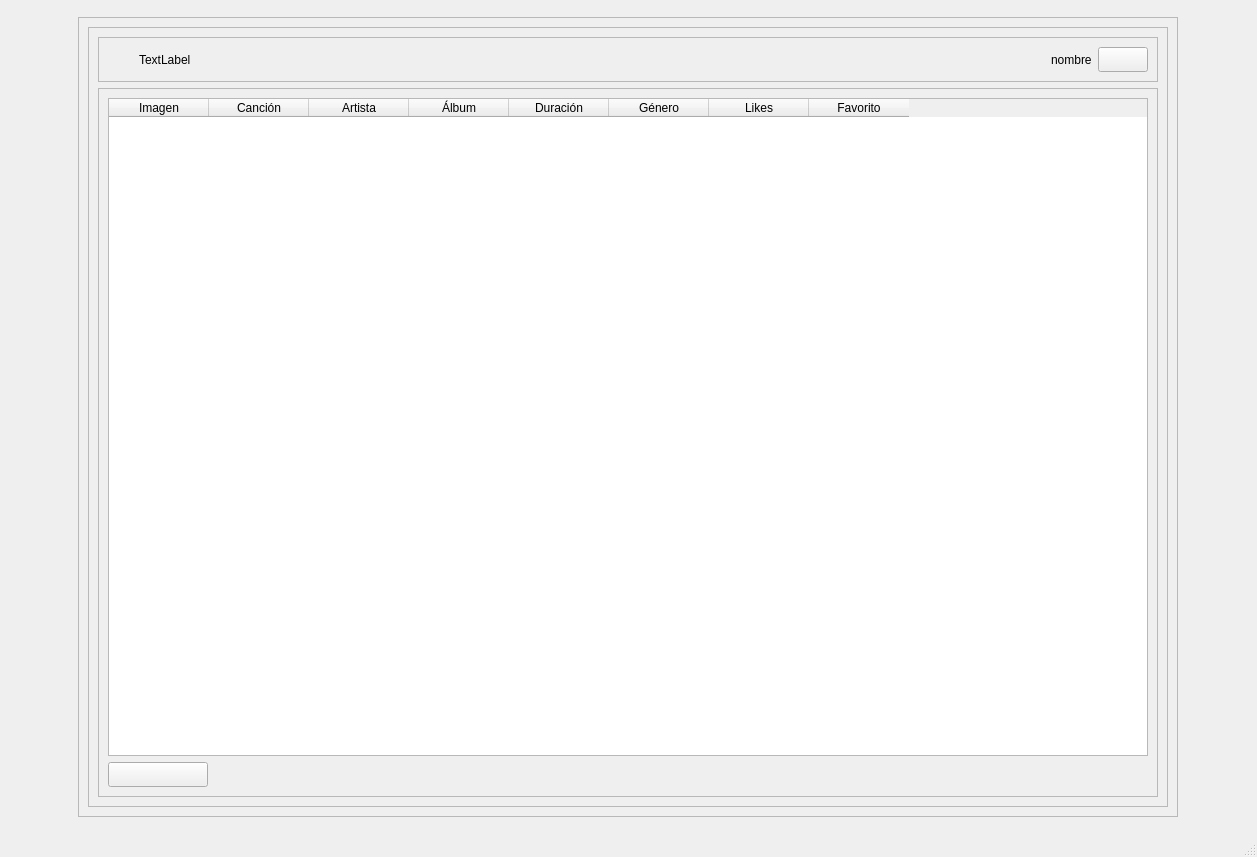
<?xml version="1.0" encoding="UTF-8"?>
<ui version="4.0">
 <class>MainWindow</class>
 <widget class="QMainWindow" name="MainWindow">
  <property name="geometry">
   <rect>
    <x>0</x>
    <y>0</y>
    <width>1257</width>
    <height>857</height>
   </rect>
  </property>
  <property name="windowTitle">
   <string>MainWindow</string>
  </property>
  <property name="styleSheet">
   <string notr="true">.fondo{background-color:rgb(209, 204, 255)}
.boton{
background-color:rgb(175, 167, 255);
border-bottom:1px solid rgb(85, 0, 127);
border-radius:15px;
}
.boton:hover{
background-color:rgb(133, 121, 252);
}</string>
  </property>
  <property name="class" stdset="0">
   <string>fondo</string>
  </property>
  <widget class="QWidget" name="centralwidget">
   <layout class="QHBoxLayout" name="horizontalLayout_2">
    <item>
     <widget class="QFrame" name="frame">
      <property name="minimumSize">
       <size>
        <width>1100</width>
        <height>800</height>
       </size>
      </property>
      <property name="maximumSize">
       <size>
        <width>1000</width>
        <height>800</height>
       </size>
      </property>
      <property name="frameShape">
       <enum>QFrame::StyledPanel</enum>
      </property>
      <property name="frameShadow">
       <enum>QFrame::Raised</enum>
      </property>
      <layout class="QVBoxLayout" name="verticalLayout">
       <item>
        <widget class="QFrame" name="frame_2">
         <property name="frameShape">
          <enum>QFrame::StyledPanel</enum>
         </property>
         <property name="frameShadow">
          <enum>QFrame::Raised</enum>
         </property>
         <layout class="QVBoxLayout" name="verticalLayout_2">
          <item>
           <widget class="QFrame" name="frame_3">
            <property name="minimumSize">
             <size>
              <width>0</width>
              <height>0</height>
             </size>
            </property>
            <property name="maximumSize">
             <size>
              <width>16777215</width>
              <height>75</height>
             </size>
            </property>
            <property name="frameShape">
             <enum>QFrame::StyledPanel</enum>
            </property>
            <property name="frameShadow">
             <enum>QFrame::Raised</enum>
            </property>
            <layout class="QHBoxLayout" name="horizontalLayout">
             <item>
              <widget class="QLabel" name="label">
               <property name="minimumSize">
                <size>
                 <width>25</width>
                 <height>25</height>
                </size>
               </property>
               <property name="maximumSize">
                <size>
                 <width>25</width>
                 <height>25</height>
                </size>
               </property>
               <property name="styleSheet">
                <string notr="true">border-image:url(&quot;img/arrow.jpg&quot;);</string>
               </property>
               <property name="text">
                <string/>
               </property>
              </widget>
             </item>
             <item>
              <widget class="QLabel" name="label_2">
               <property name="minimumSize">
                <size>
                 <width>150</width>
                 <height>25</height>
                </size>
               </property>
               <property name="maximumSize">
                <size>
                 <width>150</width>
                 <height>25</height>
                </size>
               </property>
               <property name="text">
                <string>TextLabel</string>
               </property>
              </widget>
             </item>
             <item>
              <spacer name="horizontalSpacer">
               <property name="orientation">
                <enum>Qt::Horizontal</enum>
               </property>
               <property name="sizeHint" stdset="0">
                <size>
                 <width>633</width>
                 <height>20</height>
                </size>
               </property>
              </spacer>
             </item>
             <item>
              <widget class="QLabel" name="lbl_nam">
               <property name="text">
                <string>nombre</string>
               </property>
              </widget>
             </item>
             <item>
              <widget class="QPushButton" name="btn_profile_pic">
               <property name="sizePolicy">
                <sizepolicy hsizetype="Fixed" vsizetype="Fixed">
                 <horstretch>0</horstretch>
                 <verstretch>0</verstretch>
                </sizepolicy>
               </property>
               <property name="minimumSize">
                <size>
                 <width>50</width>
                 <height>0</height>
                </size>
               </property>
               <property name="maximumSize">
                <size>
                 <width>50</width>
                 <height>50</height>
                </size>
               </property>
               <property name="styleSheet">
                <string notr="true"/>
               </property>
               <property name="text">
                <string/>
               </property>
              </widget>
             </item>
            </layout>
           </widget>
          </item>
          <item>
           <widget class="QFrame" name="frame_4">
            <property name="frameShape">
             <enum>QFrame::StyledPanel</enum>
            </property>
            <property name="frameShadow">
             <enum>QFrame::Raised</enum>
            </property>
            <layout class="QVBoxLayout" name="verticalLayout_3">
             <item>
              <widget class="QTableWidget" name="tableWidget">
               <property name="minimumSize">
                <size>
                 <width>800</width>
                 <height>0</height>
                </size>
               </property>
               <column>
                <property name="text">
                 <string>Imagen</string>
                </property>
               </column>
               <column>
                <property name="text">
                 <string>Canción</string>
                </property>
               </column>
               <column>
                <property name="text">
                 <string>Artista</string>
                </property>
               </column>
               <column>
                <property name="text">
                 <string>Álbum</string>
                </property>
               </column>
               <column>
                <property name="text">
                 <string>Duración</string>
                </property>
               </column>
               <column>
                <property name="text">
                 <string>Género</string>
                </property>
               </column>
               <column>
                <property name="text">
                 <string>Likes</string>
                </property>
               </column>
               <column>
                <property name="text">
                 <string>Favorito</string>
                </property>
               </column>
              </widget>
             </item>
             <item>
              <widget class="QPushButton" name="btn_add">
               <property name="minimumSize">
                <size>
                 <width>100</width>
                 <height>25</height>
                </size>
               </property>
               <property name="maximumSize">
                <size>
                 <width>100</width>
                 <height>25</height>
                </size>
               </property>
               <property name="styleSheet">
                <string notr="true"/>
               </property>
               <property name="text">
                <string/>
               </property>
               <property name="icon">
                <iconset>
                 <normaloff>../img/music_more.png</normaloff>../img/music_more.png</iconset>
               </property>
               <property name="class" stdset="0">
                <string>boton</string>
               </property>
              </widget>
             </item>
            </layout>
           </widget>
          </item>
         </layout>
        </widget>
       </item>
      </layout>
     </widget>
    </item>
   </layout>
  </widget>
  <widget class="QMenuBar" name="menubar">
   <property name="geometry">
    <rect>
     <x>0</x>
     <y>0</y>
     <width>1257</width>
     <height>26</height>
    </rect>
   </property>
  </widget>
  <widget class="QStatusBar" name="statusbar"/>
 </widget>
 <resources/>
 <connections/>
</ui>
